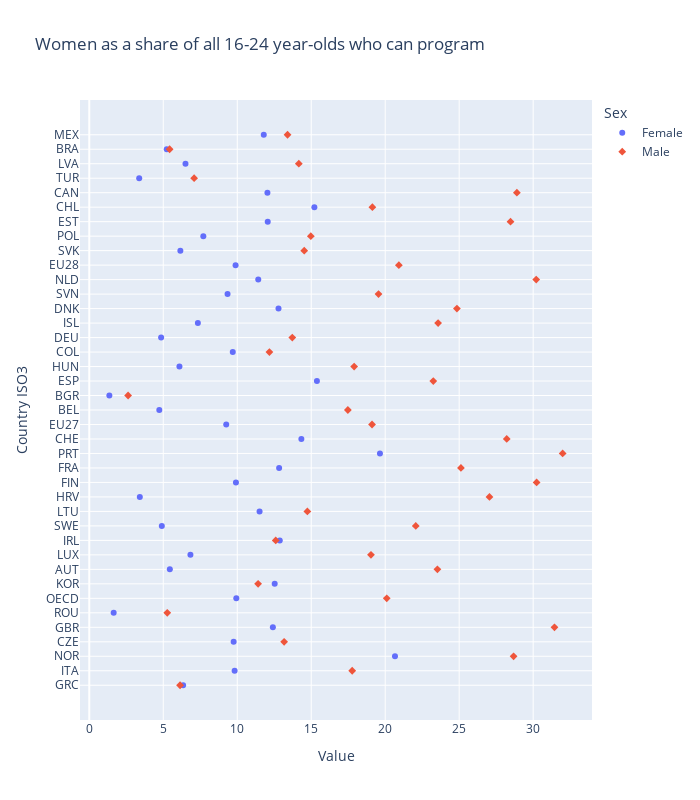

Notebook code for this chart:
### Code cell
fig = px.scatter(df, y="Country ISO3", x="Value", 
                 color="Sex",
                 symbol="Sex",
                 title="Women as a share of all 16-24 year-olds who can program",
                 width=700, height=800
                #  labels={"salary":"Annual Salary (in thousands)"} # customize axis label
                )

fig.show()

### Figure 1 — Plotly figure (JSON) as saved in the notebook; plotly's stock layout.template omitted (floating-point values rounded to 4 significant figures)
{"data": [{"hovertemplate": "Sex=Female<br>Value=%{x}<br>Country ISO3=%{y}<extra></extra>", "legendgroup": "Female", "marker": {"color": "#636efa", "symbol": "circle"}, "mode": "markers", "name": "Female", "orientation": "h", "showlegend": true, "type": "scatter", "x": [6.34, 9.822, 20.66, 9.756, 12.41, 1.647, 9.936, 12.53, 5.443, 6.836, 12.87, 4.902, 11.51, 3.416, 9.912, 12.83, 19.65, 14.33, 9.255, 4.731, 1.356, 15.38, 6.092, 9.697, 4.856, 7.338, 12.79, 9.344, 11.42, 9.887, 6.156, 7.708, 12.06, 15.21, 12.04, 3.374, 6.502, 5.235, 11.79], "xaxis": "x", "y": ["GRC", "ITA", "NOR", "CZE", "GBR", "ROU", "OECD", "KOR", "AUT", "LUX", "IRL", "SWE", "LTU", "HRV", "FIN", "FRA", "PRT", "CHE", "EU27", "BEL", "BGR", "ESP", "HUN", "COL", "DEU", "ISL", "DNK", "SVN", "NLD", "EU28", "SVK", "POL", "EST", "CHL", "CAN", "TUR", "LVA", "BRA", "MEX"], "yaxis": "y"}, {"hovertemplate": "Sex=Male<br>Value=%{x}<br>Country ISO3=%{y}<extra></extra>", "legendgroup": "Male", "marker": {"color": "#EF553B", "symbol": "diamond"}, "mode": "markers", "name": "Male", "orientation": "h", "showlegend": true, "type": "scatter", "x": [13.4, 22.07, 19.11, 14.16, 2.623, 28.21, 7.085, 17.77, 5.27, 25.12, 14.74, 27.05, 30.23, 12.17, 12.6, 17.9, 13.72, 19.04, 31.44, 23.53, 14.97, 24.85, 28.47, 23.58, 6.135, 19.55, 23.25, 20.92, 11.41, 20.1, 5.43, 14.53, 28.68, 17.48, 28.9, 31.99, 19.13, 13.17, 30.21], "xaxis": "x", "y": ["MEX", "SWE", "EU27", "LVA", "BGR", "CHE", "TUR", "ITA", "ROU", "FRA", "LTU", "HRV", "FIN", "COL", "IRL", "HUN", "DEU", "LUX", "GBR", "AUT", "POL", "DNK", "EST", "ISL", "GRC", "SVN", "ESP", "EU28", "KOR", "OECD", "BRA", "SVK", "NOR", "BEL", "CAN", "PRT", "CHL", "CZE", "NLD"], "yaxis": "y"}], "layout": {"height": 800, "legend": {"title": {"text": "Sex"}, "tracegroupgap": 0}, "title": {"text": "Women as a share of all 16-24 year-olds who can program"}, "width": 700, "xaxis": {"anchor": "y", "domain": [0, 1], "title": {"text": "Value"}}, "yaxis": {"anchor": "x", "domain": [0, 1], "title": {"text": "Country ISO3"}}}}
